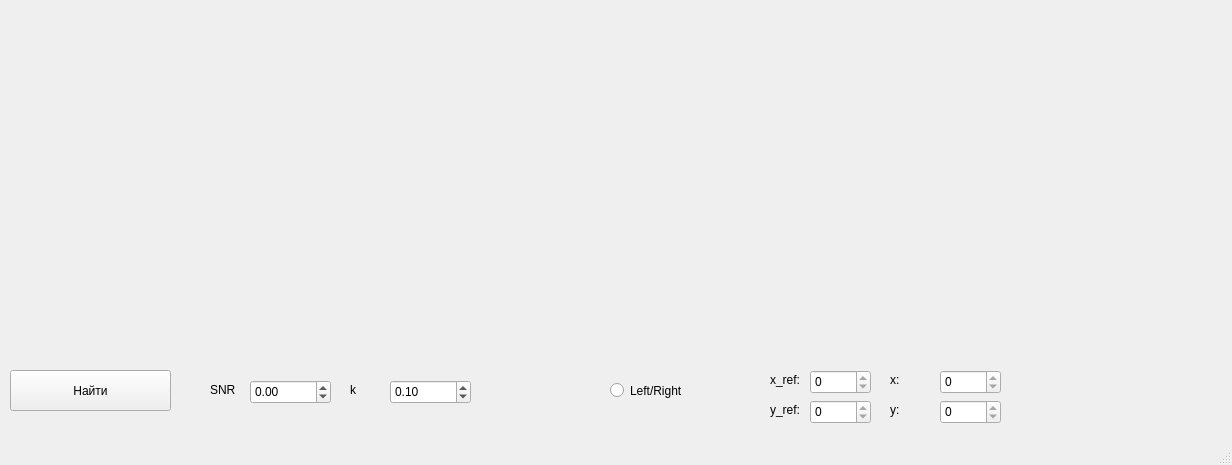
<?xml version="1.0" encoding="UTF-8"?>
<ui version="4.0">
 <class>MainWindow</class>
 <widget class="QMainWindow" name="MainWindow">
  <property name="geometry">
   <rect>
    <x>0</x>
    <y>0</y>
    <width>1232</width>
    <height>465</height>
   </rect>
  </property>
  <property name="windowTitle">
   <string>MainWindow</string>
  </property>
  <widget class="QWidget" name="centralwidget">
   <widget class="QLabel" name="init_pic">
    <property name="geometry">
     <rect>
      <x>10</x>
      <y>10</y>
      <width>350</width>
      <height>350</height>
     </rect>
    </property>
    <property name="autoFillBackground">
     <bool>true</bool>
    </property>
    <property name="text">
     <string/>
    </property>
    <property name="scaledContents">
     <bool>true</bool>
    </property>
   </widget>
   <widget class="QLabel" name="error_pic">
    <property name="geometry">
     <rect>
      <x>500</x>
      <y>10</y>
      <width>350</width>
      <height>350</height>
     </rect>
    </property>
    <property name="autoFillBackground">
     <bool>true</bool>
    </property>
    <property name="text">
     <string/>
    </property>
    <property name="scaledContents">
     <bool>true</bool>
    </property>
   </widget>
   <widget class="QLabel" name="result_pic">
    <property name="geometry">
     <rect>
      <x>870</x>
      <y>10</y>
      <width>350</width>
      <height>350</height>
     </rect>
    </property>
    <property name="autoFillBackground">
     <bool>true</bool>
    </property>
    <property name="text">
     <string/>
    </property>
    <property name="scaledContents">
     <bool>true</bool>
    </property>
   </widget>
   <widget class="QLabel" name="object_pic">
    <property name="geometry">
     <rect>
      <x>380</x>
      <y>10</y>
      <width>100</width>
      <height>100</height>
     </rect>
    </property>
    <property name="autoFillBackground">
     <bool>true</bool>
    </property>
    <property name="text">
     <string/>
    </property>
    <property name="scaledContents">
     <bool>true</bool>
    </property>
   </widget>
   <widget class="QLabel" name="obj_rot_r_pic">
    <property name="geometry">
     <rect>
      <x>380</x>
      <y>140</y>
      <width>100</width>
      <height>100</height>
     </rect>
    </property>
    <property name="autoFillBackground">
     <bool>true</bool>
    </property>
    <property name="text">
     <string/>
    </property>
    <property name="scaledContents">
     <bool>true</bool>
    </property>
   </widget>
   <widget class="QLabel" name="obj_rot_l_pic">
    <property name="geometry">
     <rect>
      <x>380</x>
      <y>260</y>
      <width>100</width>
      <height>100</height>
     </rect>
    </property>
    <property name="autoFillBackground">
     <bool>true</bool>
    </property>
    <property name="text">
     <string/>
    </property>
    <property name="scaledContents">
     <bool>true</bool>
    </property>
   </widget>
   <widget class="QPushButton" name="pushButton">
    <property name="geometry">
     <rect>
      <x>10</x>
      <y>370</y>
      <width>161</width>
      <height>41</height>
     </rect>
    </property>
    <property name="text">
     <string>Найти</string>
    </property>
   </widget>
   <widget class="QDoubleSpinBox" name="snr_box">
    <property name="geometry">
     <rect>
      <x>250</x>
      <y>380</y>
      <width>81</width>
      <height>24</height>
     </rect>
    </property>
    <property name="minimum">
     <double>-100.000000000000000</double>
    </property>
    <property name="singleStep">
     <double>0.100000000000000</double>
    </property>
   </widget>
   <widget class="QRadioButton" name="rot_box">
    <property name="geometry">
     <rect>
      <x>610</x>
      <y>380</y>
      <width>99</width>
      <height>21</height>
     </rect>
    </property>
    <property name="text">
     <string>Left/Right</string>
    </property>
   </widget>
   <widget class="QLabel" name="label">
    <property name="geometry">
     <rect>
      <x>210</x>
      <y>380</y>
      <width>91</width>
      <height>20</height>
     </rect>
    </property>
    <property name="text">
     <string>SNR</string>
    </property>
   </widget>
   <widget class="QLabel" name="fghjk">
    <property name="geometry">
     <rect>
      <x>350</x>
      <y>380</y>
      <width>91</width>
      <height>20</height>
     </rect>
    </property>
    <property name="text">
     <string>k</string>
    </property>
   </widget>
   <widget class="QDoubleSpinBox" name="koeff">
    <property name="geometry">
     <rect>
      <x>390</x>
      <y>380</y>
      <width>81</width>
      <height>24</height>
     </rect>
    </property>
    <property name="minimum">
     <double>0.000000000000000</double>
    </property>
    <property name="maximum">
     <double>1.000000000000000</double>
    </property>
    <property name="singleStep">
     <double>0.100000000000000</double>
    </property>
    <property name="value">
     <double>0.100000000000000</double>
    </property>
   </widget>
   <widget class="QLabel" name="fghjk_2">
    <property name="geometry">
     <rect>
      <x>770</x>
      <y>370</y>
      <width>91</width>
      <height>20</height>
     </rect>
    </property>
    <property name="text">
     <string>x_ref:</string>
    </property>
   </widget>
   <widget class="QSpinBox" name="x_ref_box">
    <property name="geometry">
     <rect>
      <x>810</x>
      <y>370</y>
      <width>61</width>
      <height>24</height>
     </rect>
    </property>
    <property name="readOnly">
     <bool>true</bool>
    </property>
    <property name="maximum">
     <number>250</number>
    </property>
   </widget>
   <widget class="QLabel" name="fghjk_3">
    <property name="geometry">
     <rect>
      <x>770</x>
      <y>400</y>
      <width>91</width>
      <height>20</height>
     </rect>
    </property>
    <property name="text">
     <string>y_ref:</string>
    </property>
   </widget>
   <widget class="QSpinBox" name="y_ref_box">
    <property name="geometry">
     <rect>
      <x>810</x>
      <y>400</y>
      <width>61</width>
      <height>24</height>
     </rect>
    </property>
    <property name="readOnly">
     <bool>true</bool>
    </property>
    <property name="maximum">
     <number>250</number>
    </property>
   </widget>
   <widget class="QLabel" name="fghjk_4">
    <property name="geometry">
     <rect>
      <x>890</x>
      <y>370</y>
      <width>91</width>
      <height>20</height>
     </rect>
    </property>
    <property name="text">
     <string>x:</string>
    </property>
   </widget>
   <widget class="QLabel" name="fghjk_5">
    <property name="geometry">
     <rect>
      <x>890</x>
      <y>400</y>
      <width>91</width>
      <height>20</height>
     </rect>
    </property>
    <property name="text">
     <string>y:</string>
    </property>
   </widget>
   <widget class="QSpinBox" name="x_box">
    <property name="geometry">
     <rect>
      <x>940</x>
      <y>370</y>
      <width>61</width>
      <height>24</height>
     </rect>
    </property>
    <property name="readOnly">
     <bool>true</bool>
    </property>
    <property name="maximum">
     <number>250</number>
    </property>
   </widget>
   <widget class="QSpinBox" name="y_box">
    <property name="geometry">
     <rect>
      <x>940</x>
      <y>400</y>
      <width>61</width>
      <height>24</height>
     </rect>
    </property>
    <property name="readOnly">
     <bool>true</bool>
    </property>
    <property name="maximum">
     <number>250</number>
    </property>
   </widget>
  </widget>
  <widget class="QMenuBar" name="menubar">
   <property name="geometry">
    <rect>
     <x>0</x>
     <y>0</y>
     <width>1232</width>
     <height>20</height>
    </rect>
   </property>
  </widget>
  <widget class="QStatusBar" name="statusbar"/>
 </widget>
 <resources/>
 <connections/>
</ui>
